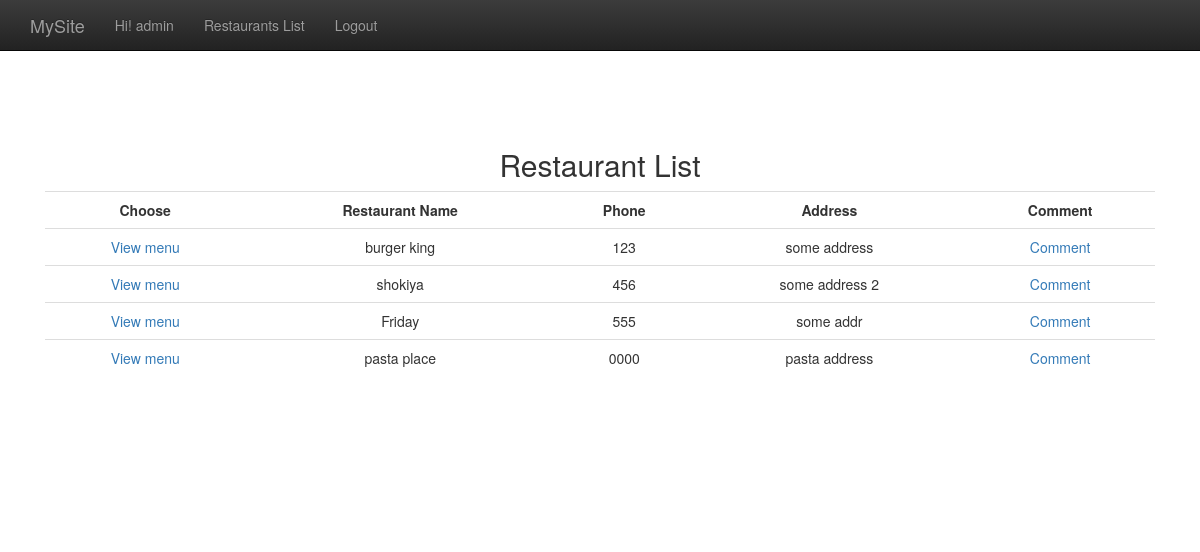
Before: /restaurants_list/ (signed in) with the older database file.
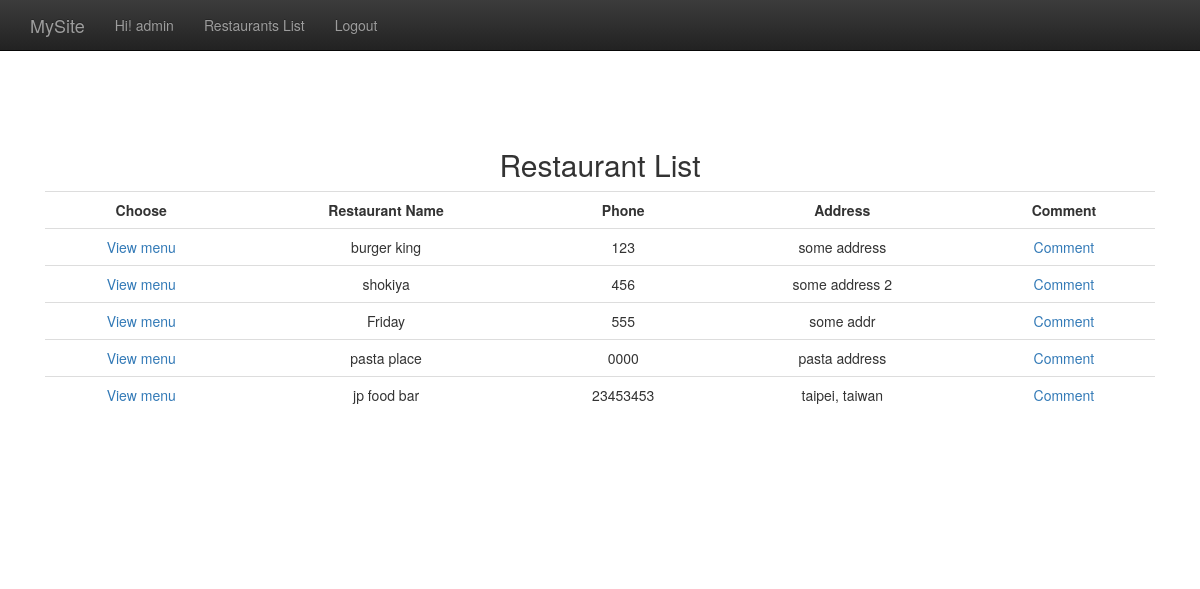
After: the same page with the newer database file.
### restaurants/models.py (models this page shows, shortened)
class Restaurant(models.Model):
    name = models.CharField(max_length=20)
    phone_number = models.CharField(max_length=15)
    address = models.CharField(max_length=50, blank=True)

### restaurants/views.py (the view)
# urls.py: url(r'^restaurants_list/$', login_required(RestaurantView.as_view())),
class RestaurantView(ListView):
    model = Restaurant
    template_name = 'restaurants_list.html'
    context_object_name = "restaurants"

### restaurants/templates/restaurants_list.html (shortened to what this page needs)
{% extends "base.html" %}
{% block content %}
        <h2>Restaurant List</h2>
        <form action="/menu/" method="get">
        <table class="table table-hover">
            <tr>
                <th>Choose</th>
                <th>Restaurant Name</th>
                <th>Phone</th>
                <th>Address</th>
                <th>Comment</th>
            </tr>
            {% for r in restaurants %}
            <tr>
                 <td> <a href="/menu/{{r.id}}"> View menu </td>
                <td> {{ r.name }} </td>
                <td> {{ r.phone_number }} </td>
                <td> {{ r.address }} </td>
                <td> <a href="/comment/{{r.id}}/"> Comment </a> </td>
            </tr>
            {% endfor %}
        </table>
        </form>
{% endblock %}

Changed rows visible on the page:
added Restaurant: name "jp food bar", phone_number "23453453", address "taipei, taiwan"
